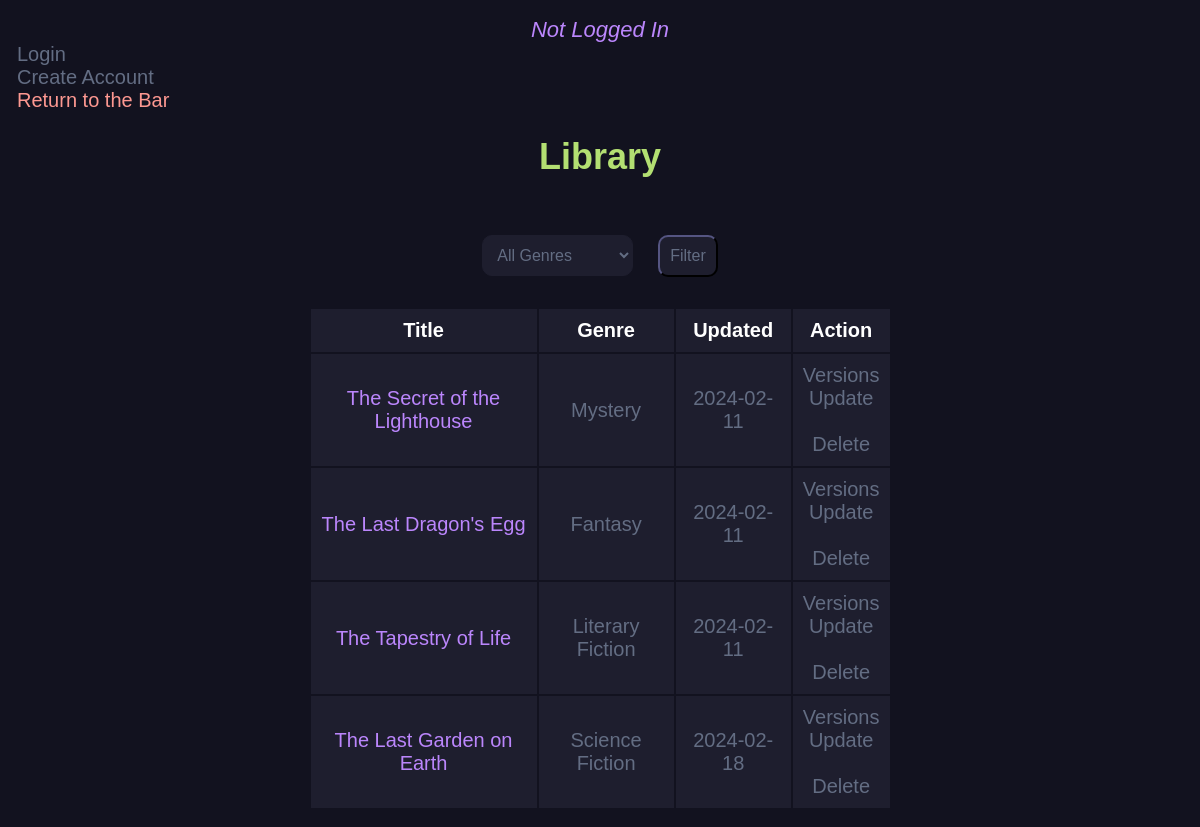
The app's page /story_db/ with its own data.
### main.py (models this page shows, shortened)
class NewStory(db.Model):
    id = db.Column(db.Integer, primary_key=True)
    title = db.Column(db.String(200), nullable=False)
    genre = db.Column(db.String(200), nullable=True)
    content = db.Column(db.Text, nullable=False)
    date_created = db.Column(db.DateTime, default=datetime.utcnow)
    author_id = db.Column(db.Integer, db.ForeignKey('user.id'), nullable=False)
    current_version_id = db.Column(db.Integer, db.ForeignKey('new_version.id'), nullable=True)
    __table_args__ = (
        ForeignKeyConstraint(['author_id'], ['user.id'], name='fk_new_story_author_id'),
        ForeignKeyConstraint(['current_version_id'], ['new_version.id'], name='fk_new_story_current_version_id')
    )
    current_version = db.relationship('NewVersion', foreign_keys=[current_version_id], post_update=True)
    versions = db.relationship('NewVersion', backref='story', lazy=True, foreign_keys='NewVersion.story_id')

### main.py (the view)
@app.route('/story_db/', methods=['GET', 'POST'])
def story_db():
    stories = NewStory.query.order_by(NewStory.date_created).all()
    unique_genres = set(story.genre for story in stories)
    if request.method == "POST":
        select_genre = request.form.get('Genre')
        if select_genre and select_genre != 'ALL':
            stories = [story for story in stories if story.genre == select_genre]
    return render_template('story_db.html', stories=stories, unique_genres=unique_genres, current_user=current_user)

### templates/story_db.html (shortened to what this page needs)
<link rel="stylesheet" href="{{ url_for('static', filename='css/story_db.css') }}">
{% block body %}
{% if current_user.is_authenticated %}
	<a href="/logout/" class="button">Logout</a><br>
	<a href="/" class="return-to-bar">Return to the Bar</a>
	<div style = "text-align: center;">
		<em style = "color: #636d83; font-size: 22px; font-family: sans-serif;">
			Hello, {{ current_user.username }}!
		</em>
		<br>
	</div>
{% else %}
	<div style= "text-align: center;">
			<em style = "color: #BB86FC; font-size: 22px; font-family: sans-serif" >Not Logged In</em>
		</div>
		<a href="/login/" class="button">Login</a><br>
		<a href="/register/" class="button">Create Account</a><br>
		<a href="/" class="return-to-bar">Return to the Bar</a>
{% endif %}
<div class="content">
	<h1 style="text-align: center;">Library</h1><br>
	{% if stories|length < 1 %}
	<h4 style="text-align: center;"> It is a quiet night,<br>
		<br><a href="/">Return to the Bar and Tell us a Story</a>
	</h4>
	{% else %}
	<div class = "form-cont">
	<form method="POST">
		<select class="form-input" name="Genre">
			<option value="ALL">All Genres</option>
		</select>
		<button class="form-input" type="submit">Filter</button>
	</form>
    </div>
	<table class="center-table">
		<tr>
			<th>Title</th>
			<th>Genre</th>
			<th>Updated</th>
			<th>Action</th>
		</tr>
		{%for story in stories %}
		<tr>
			<td><a href="{{ url_for('view_story', id=story.id) }}" class="story-link">{{ story.title }}</a></td>
			<td>{{story.genre}}</td>
			<td>{{ story.date_created.date() }}</td>
			<td>
				<a href="/versions/{{ story.id }}">Versions</a>
				<br>
				<a href="/update/{{ story.id }}">Update</a>
				<br>
				<br>
				<a href="/delete/{{ story.id }}" onclick="return confirmDelete();">Delete</a>
			</td>
		</tr>
		{% endfor %}
	</table>
	{% endif %}
</div>
{% endblock %}

### static/css/story_db.css (style rules this page uses)
h1 { font-size: 36px; color: #B3DF72; text-align: center; font-family: sans-serif; }
a { color: #636d83; font-size: 20px; font-family: sans-serif; text-decoration: none; }
.center-table { margin-left: auto; margin-right: auto; width: 50%; }
td { background-color: #1e1e2e; color: #636d83; font-family: sans-serif; font-size: 20px; text-align: center; padding: 10; }
th { background-color: #1e1e2e; color: white; font-family: sans-serif; font-size: 20px; text-align: center; padding: 10; }
.story-link { color: #BB86FC; }
.return-to-bar { color: #FD9891; }
.form-cont { display: flex; justify-content: center; align-items: center; margin: 0 auto; width: 100%; }
.form-input { height: auto; width: auto; margin: 10; color: #636d83; font-size: 16px; font-family: sans-serif; border-radius: 10px; border-color: #1e1e2e; background: #1e1e2e; padding: 10; }

### records on screen
NewStory: title "The Secret of the Lighthouse", genre "Mystery", date_created "2024-02-11"
NewStory: title "The Last Dragon's Egg", genre "Fantasy", date_created "2024-02-11"
NewStory: title "The Tapestry of Life", genre "Literary Fiction", date_created "2024-02-11"
NewStory: title "The Last Garden on Earth", genre "Science Fiction", date_created "2024-02-18"
